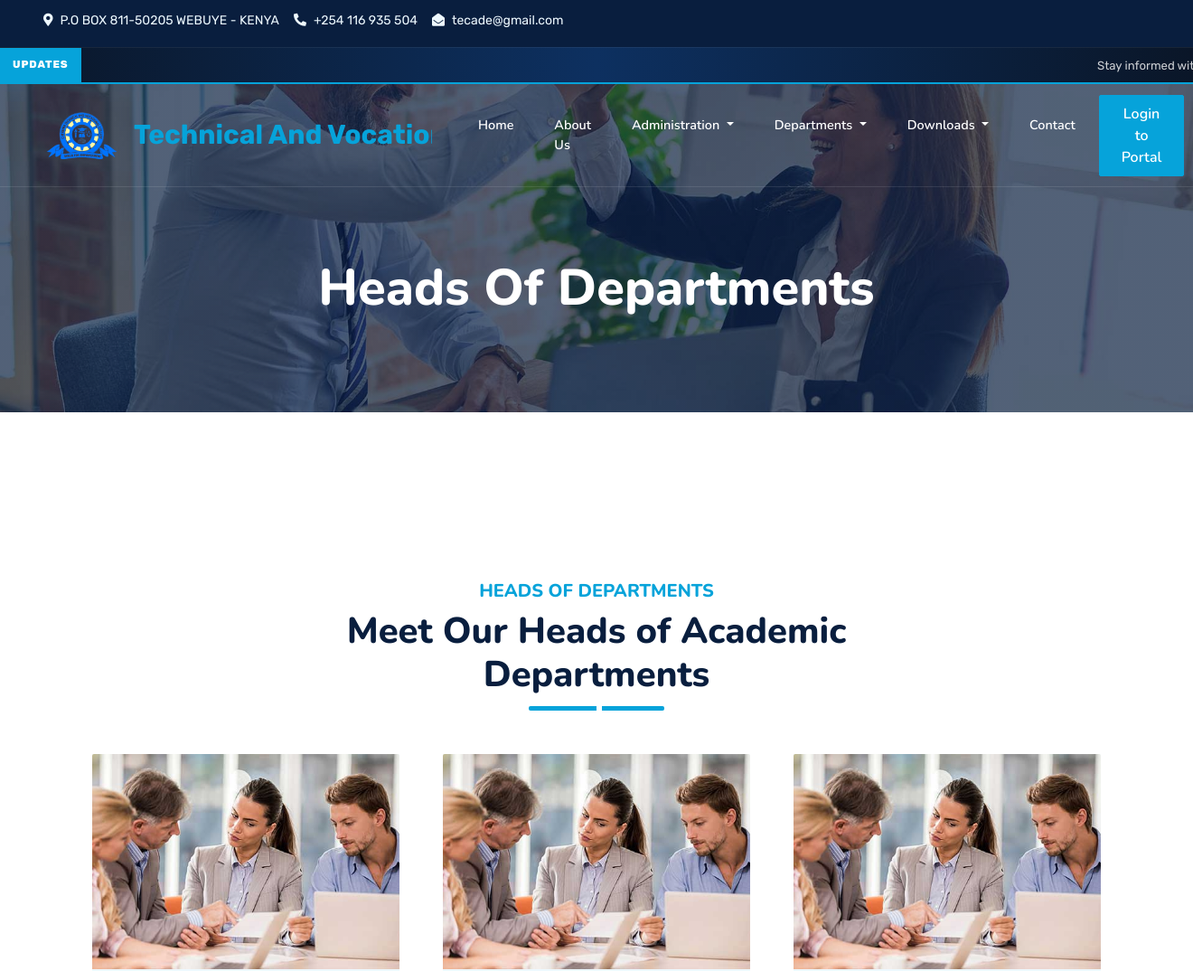
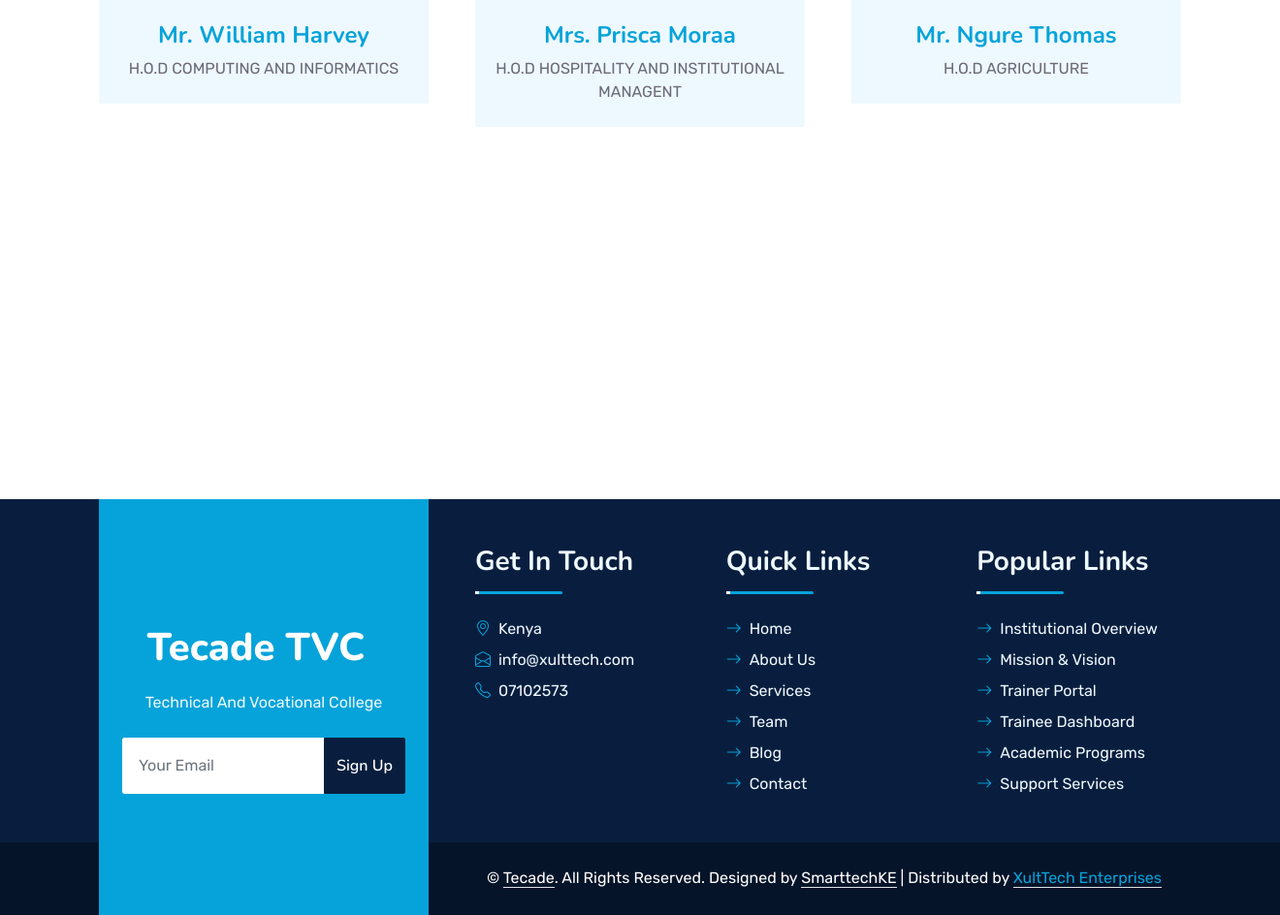
The app's page /heads_of_departments/ with its own data (2 pictures, top to bottom).
### home/models.py (models this page shows, shortened)
class MainPage(models.Model):
    site_title = models.CharField(
        max_length=200,
    )
    favicon = models.ImageField(
        upload_to='site/',
        blank=True,
        null=True
    )
    topbar_location = models.CharField(max_length=255, blank=True)
    topbar_phone = models.CharField(max_length=50, blank=True)
    topbar_email = models.EmailField(blank=True)
    topbar_twitter = models.URLField(blank=True)
    topbar_facebook = models.URLField(blank=True)
    topbar_linkedin = models.URLField(blank=True)
    topbar_instagram = models.URLField(blank=True)
    topbar_youtube = models.URLField(blank=True)
    nav_logo = models.ImageField(
        upload_to='site/',
        blank=True,
        null=True
    )
    institution_name = models.CharField(
        max_length=255,
        help_text="Full institution name shown in navbar"
    )
    footer_location = models.CharField(max_length=255, blank=True)
    footer_phone = models.CharField(max_length=50, blank=True)
    footer_email = models.EmailField(blank=True)
    footer_twitter = models.URLField(blank=True)
    footer_facebook = models.URLField(blank=True)
    footer_linkedin = models.URLField(blank=True)
    footer_instagram = models.URLField(blank=True)
    footer_youtube = models.URLField(blank=True)
    footer_about_title = models.CharField(max_length=200)
    footer_about_desc = models.TextField()
    footer_about_logo = models.ImageField(
        upload_to='site/',
        blank=True,
        null=True
    )

### home/views.py (the view)
# urls.py: path('heads_of_departments/', views.heads_of_departments, name='heads_of_departments'),
def heads_of_departments(request):
    return render(request, 'clientside/heads_of_departments.html')

### templates/clientside/heads_of_departments.html (shortened to what this page needs)
{% extends 'clientside/base.html' %}
{% load static %}
{% block extra_styles %}
<link href="https://cdnjs.cloudflare.com/ajax/libs/font-awesome/5.10.0/css/all.min.css" rel="stylesheet">
<link href="https://cdn.jsdelivr.net/npm/bootstrap-icons@1.4.1/font/bootstrap-icons.css" rel="stylesheet">
<link href="{% static 'lib/owlcarousel/assets/owl.carousel.min.css' %}" rel="stylesheet">
<link href="{% static 'lib/animate/animate.min.css' %}" rel="stylesheet">
<link href="{% static 'css/bootstrap.min.css' %}" rel="stylesheet">
<link href="{% static 'css/style.css' %}" rel="stylesheet">
{% endblock %}
{% block content %}
<div class="container-fluid bg-primary py-5 bg-header" style="margin-bottom: 90px;">
    <div class="row py-5">
        <div class="col-12 pt-lg-5 mt-lg-5 text-center">
            <h1 class="display-4 text-white animated zoomIn">Heads Of Departments</h1>
        </div>
    </div>
</div>
</div>
<div class="container-fluid py-5 wow fadeInUp" data-wow-delay="0.1s">
    <div class="container py-5">
        <div class="section-title text-center position-relative pb-3 mb-5 mx-auto" style="max-width: 600px;">
            <h5 class="fw-bold text-primary text-uppercase">Heads Of Departments</h5>
            <h1 class="mb-0">Meet Our Heads of Academic Departments</h1>
        </div>
        <div class="row g-5">
            <div class="col-lg-4 wow slideInUp" data-wow-delay="0.3s">
                <div class="team-item bg-light rounded overflow-hidden">
                    <div class="team-img position-relative overflow-hidden">
                        <img class="img-fluid w-100" src="{% static 'img/blog-1.jpg' %}" alt="Principal">
                        <div class="team-social">
                        </div>
                    </div>
                    <div class="text-center py-4">
                        <h4 class="text-primary">Mr. William Harvey</h4>
                        <p class="text-uppercase m-0">H.O.D Computing And Informatics</p>
                    </div>
                </div>
            </div>
            <div class="col-lg-4 wow slideInUp" data-wow-delay="0.6s">
                <div class="team-item bg-light rounded overflow-hidden">
                    <div class="team-img position-relative overflow-hidden">
                        <img class="img-fluid w-100" src="{% static 'img/blog-1.jpg' %}" alt="Deputy Academics">
                        <div class="team-social">
                        </div>
                    </div>
                    <div class="text-center py-4">
                        <h4 class="text-primary">Mrs. Prisca Moraa</h4>
                        <p class="text-uppercase m-0">H.O.D Hospitality And Institutional Managent</p>
                    </div>
                </div>
            </div>
            <div class="col-lg-4 wow slideInUp" data-wow-delay="0.9s">
                <div class="team-item bg-light rounded overflow-hidden">
                    <div class="team-img position-relative overflow-hidden">
                        <img class="img-fluid w-100" src="{% static 'img/blog-1.jpg' %}" alt="Deputy Admin">
                        <div class="team-social">
                        </div>
                    </div>
                    <div class="text-center py-4">
                        <h4 class="text-primary">Mr. Ngure Thomas</h4>
                        <p class="text-uppercase m-0">H.O.D Agriculture</p>
                    </div>
                </div>
            </div>
        </div>
    </div>
</div>
<div class="container-fluid py-5 wow fadeInUp" data-wow-delay="0.1s">
    <div class="container py-5 mb-5">
    </div>
</div>
{% endblock content %}

### templates/clientside/base.html (shortened to what this page needs)
<!DOCTYPE html>
<html lang="en">
{% load static %}
<head>
    {% block extra_styles %}{% endblock %}
</head>
<body>
    <div class="container-fluid bg-dark px-5 d-none d-lg-block">
        <div class="row gx-0">
            <div class="col-lg-8 text-center text-lg-start mb-2 mb-lg-0">
                <div class="d-inline-flex align-items-center" style="height: 45px;">
                    {% if site %}
                    <small class="me-3 text-light">
                        <i class="fa fa-map-marker-alt me-2"></i>{{ site.topbar_location }}
                    </small>
                    <small class="me-3 text-light">
                        <i class="fa fa-phone-alt me-2"></i>{{ site.topbar_phone }}
                    </small>
                    <small class="text-light">
                        <i class="fa fa-envelope-open me-2"></i>{{ site.topbar_email }}
                    </small>
                    {% endif %}
                </div>
            </div>
            <div class="col-lg-4 text-center text-lg-end">
            </div>
        </div>
    </div>
    <div class="marquee-banner">
        <span class="marquee-label">Updates</span>
        <div class="marquee-track">
            <span class="marquee-scroll">
                Stay informed with the latest news and announcements from Tecade
            </span>
        </div>
    </div>
    <div class="container-fluid position-relative p-0">
        <nav class="navbar navbar-expand-lg navbar-dark px-5 py-3 py-lg-0">
            <a href="/" class="navbar-brand d-flex align-items-center me-3 p-0">
                {% if site and site.nav_logo %}
                <img src="{{ site.nav_logo.url }}" alt="Logo" class="brand-logo">
                {% endif %}
                <div class="brand-marquee ms-2 navbar-nav ms-auto nav-link">
                    <span style="font-size: 30px;">
                        {% if site %}{{ site.institution_name }}{% endif %}
                    </span>
                </div>
            </a>
            <div class="collapse navbar-collapse" id="navbarCollapse">
                <div class="navbar-nav ms-auto py-0">
                    <a href="/" class="nav-item nav-link {% if request.path == '/' %}active{% endif %}">Home</a>
                    <a href="/about" class="nav-item nav-link {% if request.path == '/about/' %}active{% endif %}">About
                        Us</a>
                    <div class="nav-item dropdown">
                        <a href="#"
                            class="nav-link dropdown-toggle {% if '/institutional' in request.path or '/bom' in request.path %}active{% endif %}"
                            data-bs-toggle="dropdown">
                            Administration
                        </a>
                    </div>
                    <div class="nav-item dropdown">
                        <a href="#"
                            class="nav-link dropdown-toggle {% if '/academic_departments' in request.path or '/non_academic' in request.path %}active{% endif %}"
                            data-bs-toggle="dropdown">
                            Departments
                        </a>
                    </div>
                    <div class="nav-item dropdown">
                        <a href="#" class="nav-link dropdown-toggle
                            {% if '/downloads' in request.path or '/jobs' in request.path %}active{% endif %}"
                            data-bs-toggle="dropdown">
                            Downloads
                        </a>
                    </div>
                    <a href="/contact"
                        class="nav-item nav-link {% if request.path == '/contact/' %}active{% endif %}">Contact</a>
                </div>
                <a href="{% url 'login' %}" class="btn btn-primary py-2 px-4 ms-3">Login to Portal</a>
            </div>
        </nav>
        {% block content %}{% endblock content %}
        <div class="container-fluid bg-dark text-light mt-5 wow fadeInUp" data-wow-delay="0.1s">
            <div class="container">
                <div class="row gx-5">
                    <div class="col-lg-4 col-md-6 footer-about">
                        <div
                            class="d-flex flex-column align-items-center justify-content-center text-center h-100 bg-primary p-4">
                            <a href="/" class="navbar-brand">
                                <h1 class="m-0 text-white">
                                    {% if site.footer_about_title %}
                                    {{ site.footer_about_title }}
                                    {% else %}
                                    ASMTTI
                                    {% endif %}
                                </h1>
                            </a>
                            <p class="mt-3 mb-4">{{ site.footer_about_desc }}</p>
                            <form action="">
                                <div class="input-group">
                                    <input type="text" class="form-control border-white p-3" placeholder="Your Email">
                                    <button class="btn btn-dark">Sign Up</button>
                                </div>
                            </form>
                        </div>
                    </div>
                    <div class="col-lg-8 col-md-6">
                        <div class="row gx-5">
                            <div class="col-lg-4 col-md-12 pt-5 mb-5">
                                <div class="section-title section-title-sm position-relative pb-3 mb-4">
                                    <h3 class="text-light mb-0">Get In Touch</h3>
                                </div>
                                <div class="d-flex mb-2"><i class="bi bi-geo-alt text-primary me-2"></i>
                                    <p class="mb-0">{{ site.footer_location }}</p>
                                </div>
                                <div class="d-flex mb-2"><i class="bi bi-envelope-open text-primary me-2"></i>
                                    <p class="mb-0">{{ site.footer_email }}</p>
                                </div>
                                <div class="d-flex mb-2"><i class="bi bi-telephone text-primary me-2"></i>
                                    <p class="mb-0">{{ site.footer_phone }}</p>
                                </div>
                            </div>
                            <div class="col-lg-4 col-md-12 pt-0 pt-lg-5 mb-5">
                                <div class="section-title section-title-sm position-relative pb-3 mb-4">
                                    <h3 class="text-light mb-0">Quick Links</h3>
                                </div>
                                <div class="link-animated d-flex flex-column justify-content-start">
                                    <a class="text-light mb-2" href="/"><i
                                            class="bi bi-arrow-right text-primary me-2"></i>Home</a>
                                    <a class="text-light mb-2" href="/about"><i
                                            class="bi bi-arrow-right text-primary me-2"></i>About Us</a>
                                    <a class="text-light mb-2" href="/services"><i
                                            class="bi bi-arrow-right text-primary me-2"></i>Services</a>
                                    <a class="text-light mb-2" href="/team"><i
                                            class="bi bi-arrow-right text-primary me-2"></i>Team</a>
                                    <a class="text-light mb-2" href="/blog"><i
                                            class="bi bi-arrow-right text-primary me-2"></i>Blog</a>
                                    <a class="text-light" href="/contact"><i
                                            class="bi bi-arrow-right text-primary me-2"></i>Contact</a>
                                </div>
                            </div>
                            <div class="col-lg-4 col-md-12 pt-0 pt-lg-5 mb-5">
                                <div class="section-title section-title-sm position-relative pb-3 mb-4">
                                    <h3 class="text-light mb-0">Popular Links</h3>
                                </div>
                                <div class="link-animated d-flex flex-column justify-content-start">
                                    <a class="text-light mb-2" href="#"><i
                                            class="bi bi-arrow-right text-primary me-2"></i>Institutional Overview</a>
                                    <a class="text-light mb-2" href="#"><i
                                            class="bi bi-arrow-right text-primary me-2"></i>Mission & Vision</a>
                                    <a class="text-light mb-2" href="#"><i
                                            class="bi bi-arrow-right text-primary me-2"></i>Trainer Portal</a>
                                    <a class="text-light mb-2" href="#"><i
                                            class="bi bi-arrow-right text-primary me-2"></i>Trainee Dashboard</a>
                                    <a class="text-light mb-2" href="#"><i
                                            class="bi bi-arrow-right text-primary me-2"></i>Academic Programs</a>
                                    <a class="text-light" href="#"><i
                                            class="bi bi-arrow-right text-primary me-2"></i>Support Services</a>
                                </div>
                            </div>
                        </div>
                    </div>
                </div>
            </div>
        </div>
        <div class="container-fluid text-white" style="background: #061429;">
            <div class="container text-center">
                <div class="row justify-content-end">
                    <div class="col-lg-8 col-md-6">
                        <div class="copyright-bar d-flex align-items-center justify-content-center flex-wrap"
                            style="min-height: 75px; padding: 10px 0;">
                            <p class="mb-0">&copy; <a class="text-white border-bottom"
                                    href="http://tecade.xulttech.com/">Tecade</a>. All Rights Reserved.
                                Designed by <a class="text-white border-bottom"
                                    href="https://smarttech.co.ke/">SmarttechKE</a> |
                                Distributed by <a class="border-bottom" href="#" target="_blank">XultTech
                                    Enterprises</a>
                            </p>
                        </div>
                    </div>
                </div>
            </div>
        </div>
</body>
</html>

### records on screen
MainPage: topbar_location "P.O BOX 811-50205 WEBUYE - KENYA", topbar_phone "+254 116 935 504", topbar_email "tecade@gmail.com", nav_logo (picture), institution_name "Technical And…", footer_about_title "Tecade TVC", footer_about_desc "Technical And Vocational College", footer_location "Kenya", footer_email "info@xulttech.com", footer_phone "07102573"
